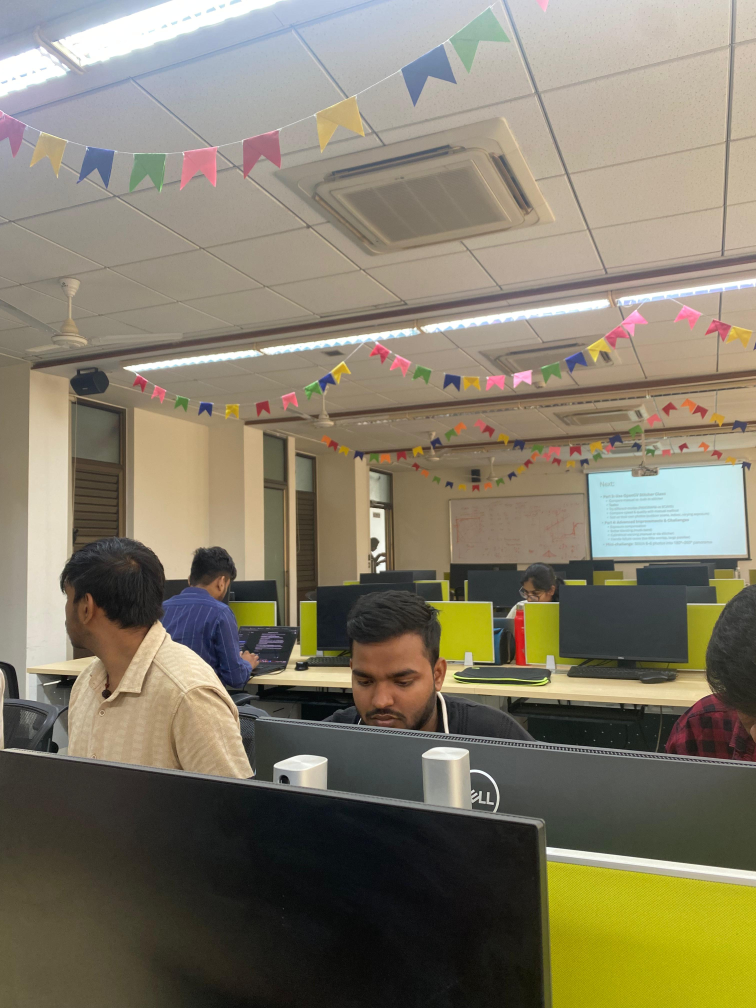
#> input picture Lab-5/Image Stitching_OpenCV-Manual/images/panorama_set/Image_1 .jpeg, 3024 x 4032 px (shown at 1/4 size); its folder holds 3 pictures in this run
$ jupyter execute stitch_panorama.ipynb
#> lines starting #> are read from the running program, lines starting #| are printed output that depends on the picture
[cell 1]
# Image Stitching and Panorama Creation
# Manual pipeline + OpenCV Stitcher

import cv2
import numpy as np
import matplotlib.pyplot as plt
from typing import List
import os
from pathlib import Path

# ------------------------------------------------
# 0. Configuration
# ------------------------------------------------

IMAGE_FOLDER = "images/panorama_set"
IMAGE_EXTENSIONS = [".jpg", ".jpeg", ".png"]


# ------------------------------------------------
# Helper Functions
# ------------------------------------------------

def load_images(folder: str) -> List[np.ndarray]:
    """Load all images from folder"""

    images = []

    for file in sorted(os.listdir(folder)):
        if Path(file).suffix.lower() in IMAGE_EXTENSIONS:
            img_path = os.path.join(folder, file)

            img = cv2.imread(img_path)

            if img is not None:
                images.append(img)
                print(f"Loaded: {file}  shape: {img.shape}")

    return images


def show_images(images: List[np.ndarray], titles=None, figsize=(15,6)):
    """Display images side by side"""

    n = len(images)

    plt.figure(figsize=figsize)

    for i, img in enumerate(images):

        plt.subplot(1, n, i+1)
        plt.imshow(cv2.cvtColor(img, cv2.COLOR_BGR2RGB))

        if titles:
            plt.title(titles[i])
        else:
            plt.title(f"Image {i+1}")

        plt.axis("off")

    plt.tight_layout()
    plt.show()

# ------------------------------------------------
# 🔥 NEW PART: SHOW FEATURE MATCHES (VISUALIZATION)
# ------------------------------------------------

def show_feature_matches(img1, img2, kp1, kp2, matches, title="Feature Matches"):

    # Sort best matches
    matches = sorted(matches, key=lambda x: x.distance)

    # Create blank canvas (side by side)
    h1, w1 = img1.shape[:2]
    h2, w2 = img2.shape[:2]

    canvas = np.zeros((max(h1, h2), w1 + w2, 3), dtype=np.uint8)
    canvas[:h1, :w1] = img1
    canvas[:h2, w1:w1+w2] = img2

    # Bright neon colors
    colors = [
        (255, 0, 0),     # Blue
        (0, 255, 0),     # Green
        (0, 0, 255),     # Red
        (255, 255, 0),   # Cyan
        (255, 0, 255),   # Magenta
        (0, 255, 255),   # Yellow
    ]

    # Draw matches
    for i, m in enumerate(matches[:80]):  # top 80 matches

        color = colors[i % len(colors)]

        pt1 = tuple(map(int, kp1[m.queryIdx].pt))
        pt2 = tuple(map(int, kp2[m.trainIdx].pt))

        pt2_shifted = (int(pt2[0] + w1), int(pt2[1]))

        # 🔥 Thick bright line
        cv2.line(canvas, pt1, pt2_shifted, color, 2)

        # 🔥 Big bright circles
        cv2.circle(canvas, pt1, 5, color, -1)
        cv2.circle(canvas, pt2_shifted, 5, color, -1)

    # Show result
    plt.figure(figsize=(18,8))
    plt.imshow(cv2.cvtColor(canvas, cv2.COLOR_BGR2RGB))
    plt.title(f"{title} ({len(matches)} matches)", fontsize=14)
    plt.axis("off")
    plt.show()
# ------------------------------------------------
# 1. Feature Detection + Matching
# ------------------------------------------------

def detect_and_match_features(img1, img2):

    gray1 = cv2.cvtColor(img1, cv2.COLOR_BGR2GRAY)
    gray2 = cv2.cvtColor(img2, cv2.COLOR_BGR2GRAY)

    orb = cv2.ORB_create(nfeatures=2000)

    kp1, des1 = orb.detectAndCompute(gray1, None)
    kp2, des2 = orb.detectAndCompute(gray2, None)

    bf = cv2.BFMatcher(cv2.NORM_HAMMING, crossCheck=False)

    matches = bf.knnMatch(des1, des2, k=2)

    good_matches = []

    for m, n in matches:
        if m.distance < 0.75 * n.distance:
            good_matches.append(m)

    return kp1, des1, kp2, des2, good_matches


# ------------------------------------------------
# 2. Homography Estimation
# ------------------------------------------------

# [105 lines left out: functions compute_homography, stitch_two_images, simple_stitch_all, not called in this run]


# ------------------------------------------------
# 5. Load Images
# ------------------------------------------------

images = load_images(IMAGE_FOLDER)
#> in load_images, img is the input picture: shape (4032, 3024, 3); mean B, G, R 105.4, 124.1, 131.1
#| Loaded: Image_1 .jpeg  shape: (4032, 3024, 3)
#> images = 3 items

if len(images) < 2:
    raise ValueError("Need at least 2 images")

show_images(
    images[:4],
    titles=[f"Input {i+1}" for i in range(min(4,len(images)))]
)
#> in show_images, `n = len(images)`: n = 3
#> the loop in show_images, `for i, img in enumerate(images): ` made 3 passes
#> in show_images, `plt.show()`:
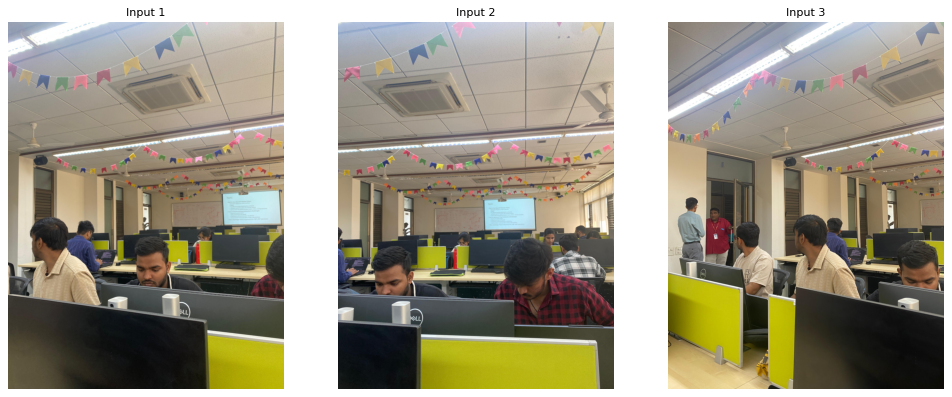
#> figure drawn by matplotlib, 3 panels

# ------------------------------------------------
# 🔥 FEATURE MATCHES VISUALIZATION
# ------------------------------------------------

print("\nShowing Feature Matches...")

if len(images) >= 2:

    kp1, des1, kp2, des2, good_matches = detect_and_match_features(
        images[0],
        images[1]
    )
#> in detect_and_match_features, `gray1 = cv2.cvtColor(img1, cv2.COLOR_BGR2GRAY)`:
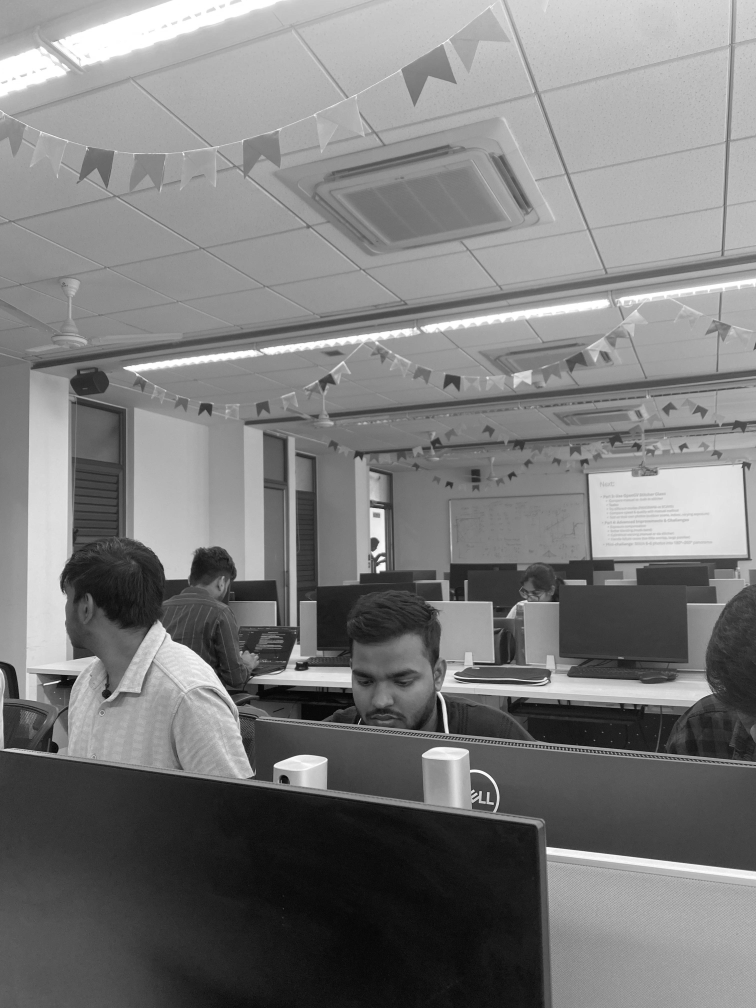
#> gray1: shape (4032, 3024) (shown at 1/4 size); min 0, max 255, mean 124.1
#> in detect_and_match_features, `gray2 = cv2.cvtColor(img2, cv2.COLOR_BGR2GRAY)`:
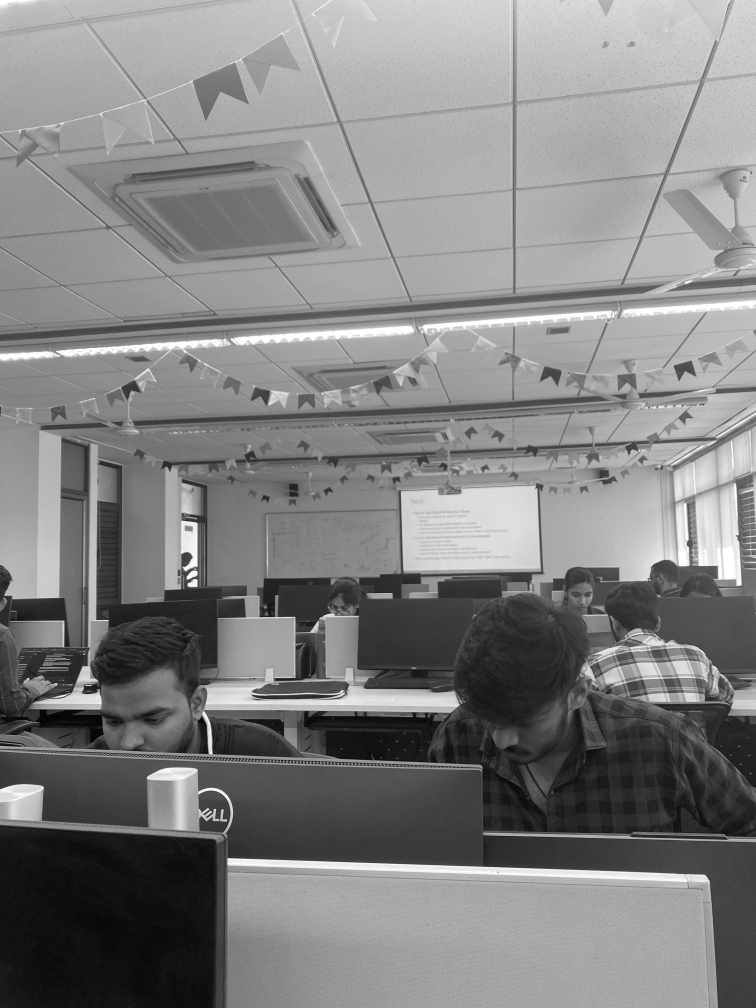
#> gray2: shape (4032, 3024) (shown at 1/4 size); min 0, max 255, mean 129.9
#> in detect_and_match_features, `kp1, des1 = orb.detectAndCompute(gray1, None)`: kp1 = 2000 keypoints; strongest (x, y, size): (1898, 3164, 31), (241, 2723, 31), (240, 2723, 37.2), (1897, 3164, 37.2)
#> in detect_and_match_features, `kp2, des2 = orb.detectAndCompute(gray2, None)`: kp2 = 2000 keypoints; strongest (x, y, size): (752, 2336, 111.1), (227, 2735, 37.2), (836, 3237, 31), (337, 2615, 44.6)
#> in detect_and_match_features, `matches = bf.knnMatch(des1, des2, k=2)`: matches = 2000 matches
#> after the loop in detect_and_match_features, `for m, n in matches:`: good_matches = 342 matches
#> good_matches = 342 matches

    print(f"Good matches between Image 1 & Image 2: {len(good_matches)}")
#| Good matches between Image 1 & Image 2: 342

    show_feature_matches(
        images[0],
        images[1],
        kp1,
        kp2,
        good_matches,
        title="Matches: Image 1 → Image 2"
    )
#> the loop in show_feature_matches, `for i, m in enumerate(matches[:80]):` made 80 passes
#> (color, pt1, pt2, pt2_shifted) on passes 1 to 12: ((255, 0, 0), (2201, 2995), (1220, 3054), (4244, 3054)), ((0, 255, 0), (1975, 2648), (1179, 2708), (4203, 2708)), ((0, 0, 255), (1978, 2973), (1071, 3048), (4095, 3048)), ((255, 255, 0), (1186, 2652), (337, 2743), (3361, 2743)), ((255, 0, 255), (1306, 3035), (170, 3147), (3194, 3147)), ((0, 255, 255), (1778, 2930), (832, 3014), (3856, 3014)), ((255, 0, 0), (1480, 2025), (727, 2077), (3751, 2077)), ((0, 255, 0), (2261, 3000), (1237, 3054), (4261, 3054)), ((0, 0, 255), (1800, 2401), (1040, 2465), (4064, 2465)), ((255, 255, 0), (1817, 2698), (1008, 2766), (4032, 2766)), ((255, 0, 255), (1976, 2648), (1179, 2708), (4203, 2708)), ((0, 255, 255), (1883, 2957), (990, 3038), (4014, 3038))
#> after the loop in show_feature_matches, `for i, m in enumerate(matches[:80]):`:
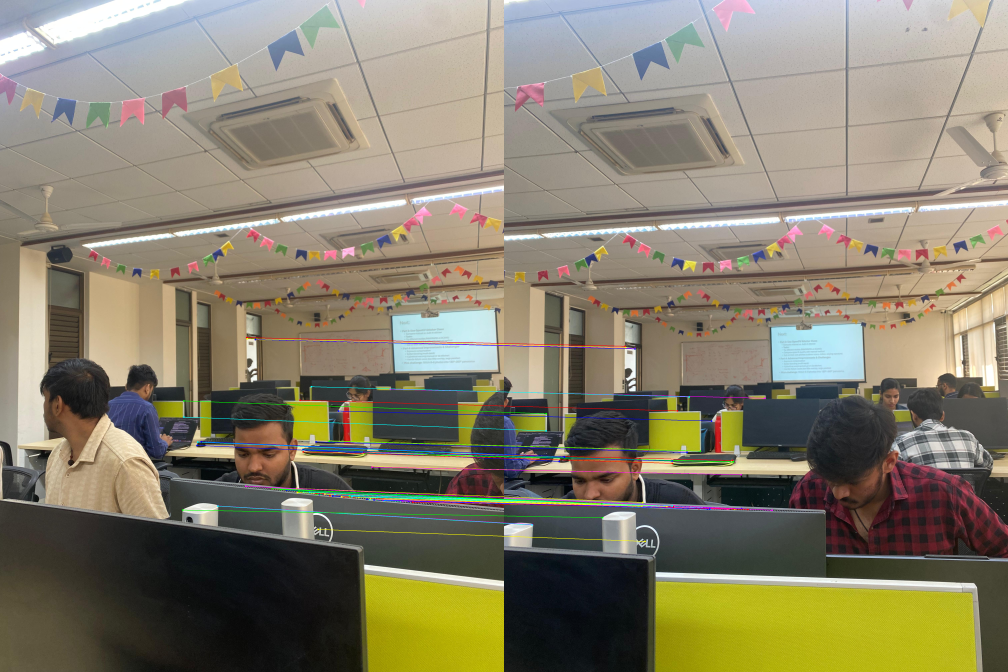
#> canvas: shape (4032, 6048, 3) (shown at 1/6 size); mean B, G, R 107.6, 127.6, 134.1

# ------------------------------------------------
# 7. OpenCV Auto Stitcher
# ------------------------------------------------

print("\nRunning OpenCV Stitcher...")

stitcher = cv2.Stitcher_create(cv2.Stitcher_PANORAMA)

status, pano = stitcher.stitch(images)
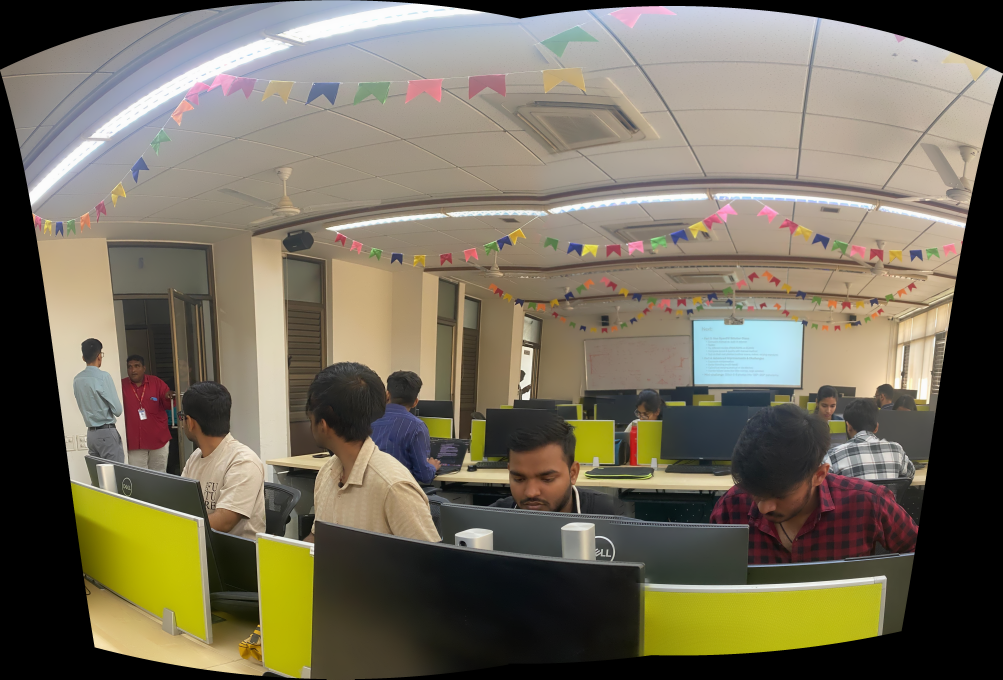
#> pano: shape (3396, 5014, 3) (shown at 1/5 size); mean of channels 0, 1, 2 92.7, 110.5, 117.7; drawn as B, G, R
#> status = 0

if status == cv2.Stitcher_OK:

    print("Stitching successful")

    plt.figure(figsize=(14,8))
    plt.imshow(cv2.cvtColor(pano, cv2.COLOR_BGR2RGB))
    plt.title("OpenCV Panorama")
    plt.axis("off")
    plt.show()

else:

    print("Stitching failed:", status)

# Reload fresh images (VERY IMPORTANT)
images_scans = load_images(IMAGE_FOLDER)
#| Loaded: Image_1 .jpeg  shape: (4032, 3024, 3)
#> images_scans = 3 items

# Resize for stability
resized_scans = []
for img in images_scans:
    h, w = img.shape[:2]
    scale = 0.6
    resized_scans.append(cv2.resize(img, (int(w*scale), int(h*scale))))
#> this loop made 3 passes
#> after the loop, resized_scans = 3 items
# ------------------------------------------------
# 8. SCANS Mode
# ------------------------------------------------

print("\nTrying SCANS mode...")

stitcher_scans = cv2.Stitcher_create(cv2.Stitcher_SCANS)

# Optional tuning
stitcher_scans.setPanoConfidenceThresh(0.5)

status_scans, pano_scans = stitcher_scans.stitch(resized_scans)
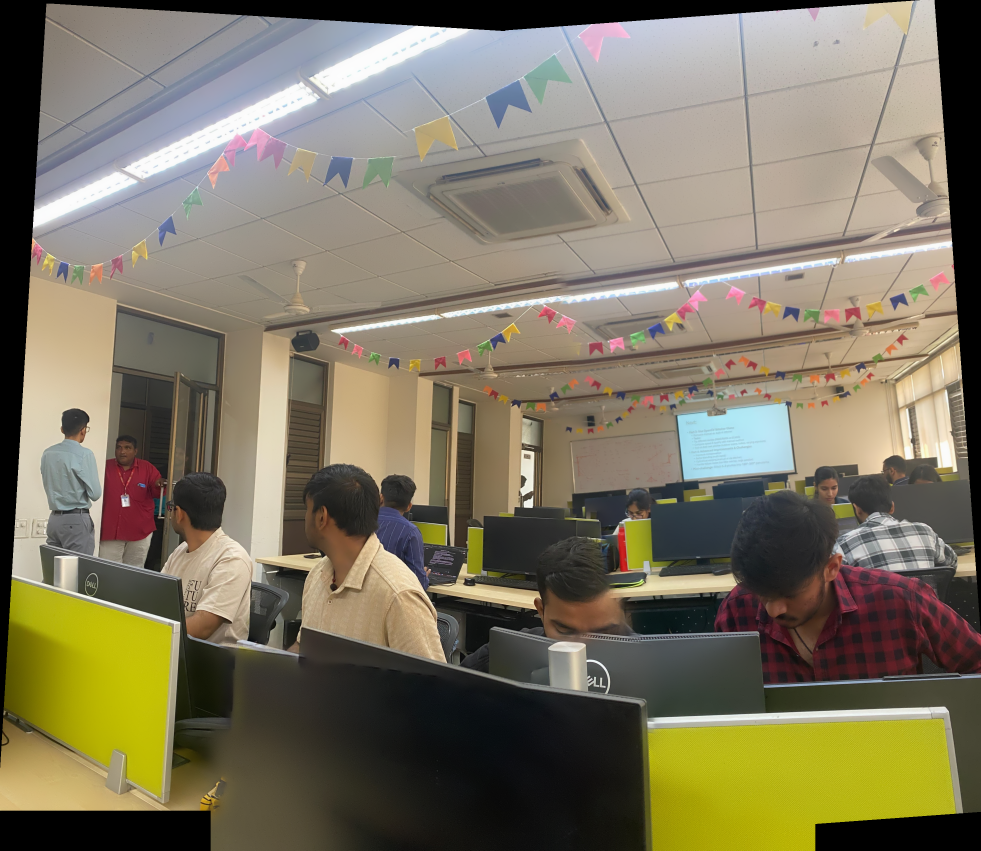
#> pano_scans: shape (2551, 2943, 3) (shown at 1/3 size); mean of channels 0, 1, 2 96.9, 117.7, 125; drawn as B, G, R
#> status_scans = 0

print("SCANS Status:", status_scans)
#| SCANS Status: 0

if status_scans == cv2.Stitcher_OK:

    print("✅ SCANS Stitching Successful")

    plt.figure(figsize=(14,8))
    plt.imshow(cv2.cvtColor(pano_scans, cv2.COLOR_BGR2RGB))
    plt.title("SCANS Mode Panorama")
    plt.axis("off")
    plt.show()

else:

    print("❌ SCANS Stitch Failed:", status_scans)

# ------------------------------------------------
# 🔥 FINAL BEST PANORAMA OUTPUT (LIKE YOUR FRIEND)
# ------------------------------------------------

print("\nSelecting Best Final Panorama Output...")

final_pano = None
final_title = ""

# Priority: PANORAMA first
if status == cv2.Stitcher_OK:
    final_pano = pano
    final_title = "OpenCV PANORAMA"

# If panorama failed, use SCANS
elif status_scans == cv2.Stitcher_OK:
    final_pano = pano_scans
    final_title = "OpenCV SCANS"

# If both failed
else:
    print("❌ No successful panorama generated")
    final_pano = None


# Show final output
if final_pano is not None:

    print(f"Best final output selected: {final_title}")

    plt.figure(figsize=(16,8))
    plt.imshow(cv2.cvtColor(final_pano, cv2.COLOR_BGR2RGB))
    plt.title(f"Final Panorama Output ({final_title})", fontsize=14)
    plt.axis("off")
    plt.show()

    # Optional: Save output
    os.makedirs("output_panorama", exist_ok=True)
    save_path = os.path.join("output_panorama", "final_panorama_output.jpg")
    cv2.imwrite(save_path, final_pano)

    print(f"Saved final output at: {save_path}")

print("Lab Completed")
